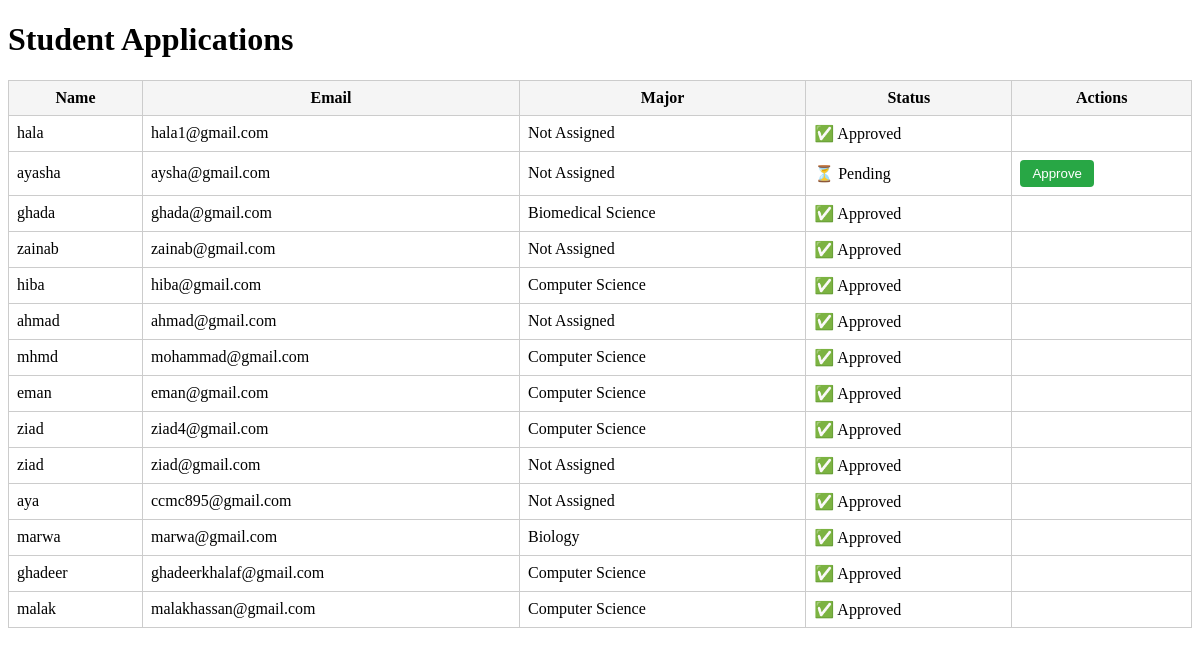
The app's page /admin_students.php (signed in) with its own data.
### tables this page shows
CREATE TABLE IF NOT EXISTS `student_applications` (
  `id` int NOT NULL AUTO_INCREMENT,
  `user_id` int NOT NULL,
  `username` varchar(100) NOT NULL,
  `email` varchar(150) NOT NULL,
  `major` int DEFAULT NULL,
  `approved` tinyint(1) DEFAULT '0',
  `first_name` varchar(100) DEFAULT NULL,
  `last_name` varchar(100) DEFAULT NULL,
  `phone` varchar(20) DEFAULT NULL,
  PRIMARY KEY (`id`),
  KEY `user_id` (`user_id`),
  KEY `major` (`major`)
);

CREATE TABLE IF NOT EXISTS `users` (
  `id` int NOT NULL AUTO_INCREMENT,
  `email` varchar(100) DEFAULT NULL,
  `password` varchar(255) DEFAULT NULL,
  `role` enum('student','teacher','admin') DEFAULT NULL,
  `first_name` varchar(100) DEFAULT NULL,
  `last_name` varchar(100) DEFAULT NULL,
  `username` varchar(50) DEFAULT NULL,
  `reset_token` varchar(255) DEFAULT NULL,
  `reset_token_expire` datetime DEFAULT NULL,
  `login_time` datetime DEFAULT CURRENT_TIMESTAMP,
  `major_id` int DEFAULT NULL,
  `phone` varchar(20) DEFAULT NULL,
  PRIMARY KEY (`id`),
  UNIQUE KEY `email` (`email`),
  KEY `username_2` (`username`),
  KEY `username_3` (`username`)
);

CREATE TABLE IF NOT EXISTS `major` (
  `id` int NOT NULL AUTO_INCREMENT,
  `major_name` varchar(255) NOT NULL,
  `description` text NOT NULL,
  `image` varchar(255) DEFAULT NULL,
  PRIMARY KEY (`id`)
);

### admin_students.php (the view, shortened to what this page needs)
<?php
include 'db.php';
$sql = "
    SELECT u.id, u.username, u.email, u.login_time, sa.major, sa.approved, m.major_name
    FROM users u
    LEFT JOIN student_applications sa ON u.id = sa.user_id
    LEFT JOIN major m ON sa.major = m.id
    WHERE u.role = 'student'
";
$result = $conn->query($sql);
?>
<!DOCTYPE html>
<html>
<head>
</head>
<body>
    <h1>Student Applications</h1>
    <table>
        <tr>
            <th>Name</th>
            <th>Email</th>
            <th>Major</th>
            <th>Status</th>
            <th>Actions</th>
        </tr>
        <?php while ($row = $result->fetch_assoc()): ?>
        <tr>
            <td><?= htmlspecialchars($row['username']) ?></td>
            <td><?= htmlspecialchars($row['email']) ?></td>
            <td><?= htmlspecialchars($row['major_name'] ?? 'Not Assigned') ?></td>
            <td>
                <?php if ($row['approved'] == 1): ?>
                    ✅ Approved
                <?php else: ?>
                    ⏳ Pending
                <?php endif; ?>
            </td>
            <td>
<?php if ($row['approved'] == 0 || is_null($row['approved'])): ?>
    <form method="POST" action="approve_student.php" style="display:inline;">
        <button type="submit" class="button approve">Approve</button>
    </form>
<?php endif; ?>
            </td>
        </tr>
        <?php endwhile; ?>
    </table>
</body>
</html>

### admin_students.php (style rules this page uses)
table { border-collapse: collapse; width: 100%; margin-top: 20px; }
th, td { border: 1px solid #ccc; padding: 8px; }
th { background: #f5f5f5; }
.button.approve { background-color: #28a745; color: white; border: none; padding: 6px 12px; border-radius: 4px; cursor: pointer; }

### records on screen
student_applications: user.username "hala", user.email "hala1@gmail.com", major_name "Not Assigned", approved "✅ Approved"
student_applications: user.username "ayasha", user.email "aysha@gmail.com", major_name "Not Assigned", approved "⏳ Pending"
student_applications: user.username "ghada", user.email "ghada@gmail.com", major.major_name "Biomedical Science", approved "✅ Approved"
student_applications: user.username "zainab", user.email "zainab@gmail.com", major_name "Not Assigned", approved "✅ Approved"
student_applications: user.username "hiba", user.email "hiba@gmail.com", major.major_name "Computer Science", approved "✅ Approved"
student_applications: user.username "ahmad", user.email "ahmad@gmail.com", major_name "Not Assigned", approved "✅ Approved"
student_applications: user.username "mhmd", user.email "mohammad@gmail.com", major.major_name "Computer Science", approved "✅ Approved"
student_applications: user.username "eman", user.email "eman@gmail.com", major.major_name "Computer Science", approved "✅ Approved"
student_applications: user.username "ziad", user.email "ziad4@gmail.com", major.major_name "Computer Science", approved "✅ Approved"
student_applications: user.username "ziad", user.email "ziad@gmail.com", major_name "Not Assigned", approved "✅ Approved"
student_applications: user.username "aya", user.email "ccmc895@gmail.com", major_name "Not Assigned", approved "✅ Approved"
student_applications: user.username "marwa", user.email "marwa@gmail.com", major.major_name "Biology", approved "✅ Approved"
student_applications: user.username "ghadeer", user.email "ghadeerkhalaf@gmail.com", major.major_name "Computer Science", approved "✅ Approved"
student_applications: user.username "malak", user.email "malakhassan@gmail.com", major.major_name "Computer Science", approved "✅ Approved"
